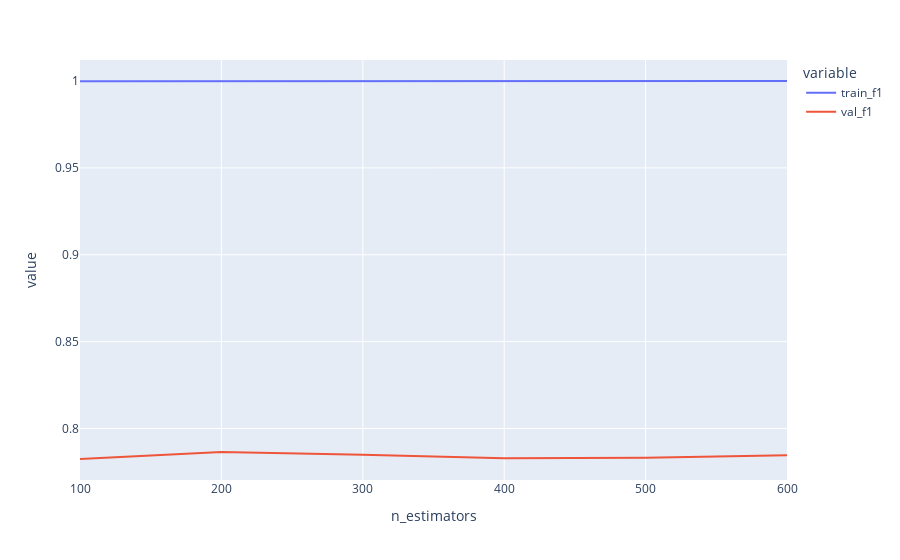

Write notebook code for a chart like this one.
### Code cell
temp_df =  pd.DataFrame({'n_estimators': n_estimators_values,
                         'train_f1': train_score,
                         'val_f1': test_score})
px.line(temp_df, x='n_estimators', y=['train_f1', 'val_f1'])

### Figure 1 — Plotly figure (JSON) as saved in the notebook; plotly's stock layout.template omitted (floating-point values rounded to 4 significant figures)
{"data": [{"hovertemplate": "variable=train_f1<br>n_estimators=%{x}<br>value=%{y}<extra></extra>", "legendgroup": "train_f1", "line": {"color": "#636efa", "dash": "solid"}, "marker": {"symbol": "circle"}, "mode": "lines", "name": "train_f1", "orientation": "v", "showlegend": true, "type": "scatter", "x": [100, 200, 300, 400, 500, 600], "xaxis": "x", "y": [0.9998, 0.9999, 0.9999, 1, 1, 1], "yaxis": "y"}, {"hovertemplate": "variable=val_f1<br>n_estimators=%{x}<br>value=%{y}<extra></extra>", "legendgroup": "val_f1", "line": {"color": "#EF553B", "dash": "solid"}, "marker": {"symbol": "circle"}, "mode": "lines", "name": "val_f1", "orientation": "v", "showlegend": true, "type": "scatter", "x": [100, 200, 300, 400, 500, 600], "xaxis": "x", "y": [0.7824, 0.7864, 0.7849, 0.7829, 0.7832, 0.7845], "yaxis": "y"}], "layout": {"legend": {"title": {"text": "variable"}, "tracegroupgap": 0}, "margin": {"t": 60}, "xaxis": {"anchor": "y", "domain": [0, 1], "title": {"text": "n_estimators"}}, "yaxis": {"anchor": "x", "domain": [0, 1], "title": {"text": "value"}}}}
